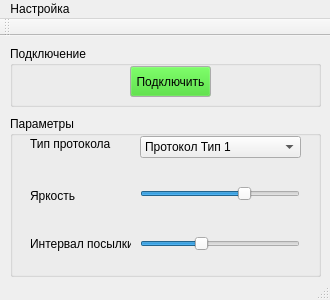
<?xml version="1.0" encoding="UTF-8"?>
<ui version="4.0">
 <class>MainWindow</class>
 <widget class="QMainWindow" name="MainWindow">
  <property name="geometry">
   <rect>
    <x>0</x>
    <y>0</y>
    <width>330</width>
    <height>300</height>
   </rect>
  </property>
  <property name="sizePolicy">
   <sizepolicy hsizetype="Fixed" vsizetype="Fixed">
    <horstretch>0</horstretch>
    <verstretch>0</verstretch>
   </sizepolicy>
  </property>
  <property name="minimumSize">
   <size>
    <width>330</width>
    <height>300</height>
   </size>
  </property>
  <property name="maximumSize">
   <size>
    <width>330</width>
    <height>300</height>
   </size>
  </property>
  <property name="font">
   <font>
    <weight>50</weight>
    <italic>false</italic>
    <bold>false</bold>
    <stylestrategy>PreferDefault</stylestrategy>
   </font>
  </property>
  <property name="windowTitle">
   <string>Табло.тест</string>
  </property>
  <widget class="QWidget" name="centralWidget">
   <widget class="QGroupBox" name="groupBox">
    <property name="geometry">
     <rect>
      <x>10</x>
      <y>10</y>
      <width>311</width>
      <height>61</height>
     </rect>
    </property>
    <property name="title">
     <string>Подключение</string>
    </property>
    <widget class="QPushButton" name="pushButton">
     <property name="enabled">
      <bool>true</bool>
     </property>
     <property name="geometry">
      <rect>
       <x>120</x>
       <y>20</y>
       <width>81</width>
       <height>31</height>
      </rect>
     </property>
     <property name="palette">
      <palette>
       <active>
        <colorrole role="Button">
         <brush brushstyle="SolidPattern">
          <color alpha="255">
           <red>52</red>
           <green>212</green>
           <blue>28</blue>
          </color>
         </brush>
        </colorrole>
       </active>
       <inactive>
        <colorrole role="Button">
         <brush brushstyle="SolidPattern">
          <color alpha="255">
           <red>52</red>
           <green>212</green>
           <blue>28</blue>
          </color>
         </brush>
        </colorrole>
       </inactive>
       <disabled>
        <colorrole role="Button">
         <brush brushstyle="SolidPattern">
          <color alpha="255">
           <red>52</red>
           <green>212</green>
           <blue>28</blue>
          </color>
         </brush>
        </colorrole>
       </disabled>
      </palette>
     </property>
     <property name="text">
      <string>Подключить</string>
     </property>
     <property name="checkable">
      <bool>false</bool>
     </property>
    </widget>
   </widget>
   <widget class="QGroupBox" name="groupBox_2">
    <property name="geometry">
     <rect>
      <x>10</x>
      <y>80</y>
      <width>311</width>
      <height>161</height>
     </rect>
    </property>
    <property name="title">
     <string>Параметры</string>
    </property>
    <widget class="QComboBox" name="comboBox">
     <property name="geometry">
      <rect>
       <x>130</x>
       <y>20</y>
       <width>161</width>
       <height>22</height>
      </rect>
     </property>
     <item>
      <property name="text">
       <string>Протокол Тип 1</string>
      </property>
     </item>
     <item>
      <property name="text">
       <string>Протокол Тип 2</string>
      </property>
     </item>
    </widget>
    <widget class="QLabel" name="label">
     <property name="geometry">
      <rect>
       <x>20</x>
       <y>20</y>
       <width>91</width>
       <height>16</height>
      </rect>
     </property>
     <property name="text">
      <string>Тип протокола</string>
     </property>
    </widget>
    <widget class="QSlider" name="horizontalSlider">
     <property name="geometry">
      <rect>
       <x>130</x>
       <y>70</y>
       <width>160</width>
       <height>16</height>
      </rect>
     </property>
     <property name="maximum">
      <number>15</number>
     </property>
     <property name="value">
      <number>10</number>
     </property>
     <property name="orientation">
      <enum>Qt::Horizontal</enum>
     </property>
    </widget>
    <widget class="QLabel" name="label_2">
     <property name="geometry">
      <rect>
       <x>20</x>
       <y>70</y>
       <width>71</width>
       <height>20</height>
      </rect>
     </property>
     <property name="text">
      <string>Яркость</string>
     </property>
    </widget>
    <widget class="QSlider" name="horizontalSlider_2">
     <property name="geometry">
      <rect>
       <x>130</x>
       <y>120</y>
       <width>160</width>
       <height>16</height>
      </rect>
     </property>
     <property name="minimum">
      <number>200</number>
     </property>
     <property name="maximum">
      <number>1000</number>
     </property>
     <property name="singleStep">
      <number>10</number>
     </property>
     <property name="value">
      <number>500</number>
     </property>
     <property name="orientation">
      <enum>Qt::Horizontal</enum>
     </property>
    </widget>
    <widget class="QLabel" name="label_3">
     <property name="geometry">
      <rect>
       <x>20</x>
       <y>120</y>
       <width>101</width>
       <height>16</height>
      </rect>
     </property>
     <property name="text">
      <string>Интервал посылки</string>
     </property>
    </widget>
   </widget>
  </widget>
  <widget class="QMenuBar" name="menuBar">
   <property name="geometry">
    <rect>
     <x>0</x>
     <y>0</y>
     <width>330</width>
     <height>18</height>
    </rect>
   </property>
   <widget class="QMenu" name="menu">
    <property name="title">
     <string>Настройка</string>
    </property>
    <addaction name="action_COM"/>
   </widget>
   <addaction name="menu"/>
  </widget>
  <widget class="QToolBar" name="mainToolBar">
   <attribute name="toolBarArea">
    <enum>TopToolBarArea</enum>
   </attribute>
   <attribute name="toolBarBreak">
    <bool>false</bool>
   </attribute>
  </widget>
  <widget class="QStatusBar" name="statusBar"/>
  <action name="action_COM">
   <property name="text">
    <string>Настройка COM порта</string>
   </property>
  </action>
  <action name="action">
   <property name="text">
    <string>О программе</string>
   </property>
  </action>
  <action name="action_SAVE">
   <property name="text">
    <string>Сохранить настройки</string>
   </property>
  </action>
  <action name="action_LOAD">
   <property name="text">
    <string>Загрузить настройки</string>
   </property>
  </action>
 </widget>
 <layoutdefault spacing="6" margin="11"/>
 <resources/>
 <connections/>
</ui>
